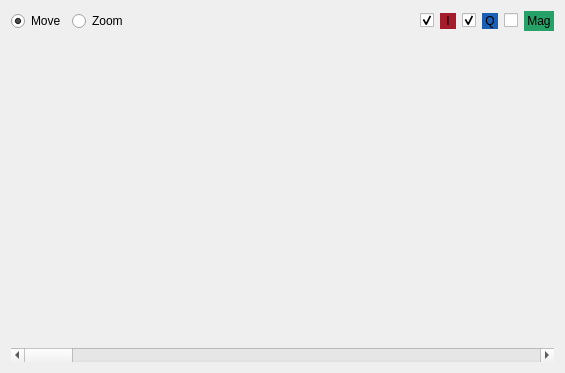
<?xml version="1.0" encoding="UTF-8"?>
<ui version="4.0">
 <class>SignalViewWidget</class>
 <widget class="QWidget" name="SignalViewWidget">
  <property name="geometry">
   <rect>
    <x>0</x>
    <y>0</y>
    <width>565</width>
    <height>373</height>
   </rect>
  </property>
  <property name="sizePolicy">
   <sizepolicy hsizetype="Expanding" vsizetype="Expanding">
    <horstretch>0</horstretch>
    <verstretch>0</verstretch>
   </sizepolicy>
  </property>
  <property name="windowTitle">
   <string>Form</string>
  </property>
  <layout class="QVBoxLayout" name="verticalLayout">
   <item>
    <layout class="QVBoxLayout" name="verticalLayout_2">
     <item>
      <layout class="QHBoxLayout" name="horizontalLayout_2">
       <item>
        <widget class="QRadioButton" name="radioButton_2">
         <property name="text">
          <string>Move</string>
         </property>
         <property name="checked">
          <bool>true</bool>
         </property>
        </widget>
       </item>
       <item>
        <widget class="QRadioButton" name="radioButton">
         <property name="text">
          <string>Zoom</string>
         </property>
        </widget>
       </item>
       <item>
        <spacer name="horizontalSpacer">
         <property name="orientation">
          <enum>Qt::Horizontal</enum>
         </property>
         <property name="sizeHint" stdset="0">
          <size>
           <width>40</width>
           <height>20</height>
          </size>
         </property>
        </spacer>
       </item>
       <item>
        <widget class="QCheckBox" name="checkBoxI">
         <property name="autoFillBackground">
          <bool>false</bool>
         </property>
         <property name="text">
          <string/>
         </property>
         <property name="checked">
          <bool>true</bool>
         </property>
        </widget>
       </item>
       <item>
        <widget class="QLabel" name="label_2">
         <property name="minimumSize">
          <size>
           <width>16</width>
           <height>16</height>
          </size>
         </property>
         <property name="maximumSize">
          <size>
           <width>16</width>
           <height>16</height>
          </size>
         </property>
         <property name="autoFillBackground">
          <bool>false</bool>
         </property>
         <property name="styleSheet">
          <string notr="true">background-color: rgb(165, 29, 45);</string>
         </property>
         <property name="text">
          <string>I</string>
         </property>
         <property name="alignment">
          <set>Qt::AlignCenter</set>
         </property>
        </widget>
       </item>
       <item>
        <widget class="QCheckBox" name="checkBoxQ">
         <property name="text">
          <string/>
         </property>
         <property name="checked">
          <bool>true</bool>
         </property>
        </widget>
       </item>
       <item>
        <widget class="QLabel" name="label_3">
         <property name="minimumSize">
          <size>
           <width>16</width>
           <height>16</height>
          </size>
         </property>
         <property name="maximumSize">
          <size>
           <width>16</width>
           <height>16</height>
          </size>
         </property>
         <property name="styleSheet">
          <string notr="true">background-color: rgb(26, 95, 180);</string>
         </property>
         <property name="text">
          <string>Q</string>
         </property>
         <property name="alignment">
          <set>Qt::AlignCenter</set>
         </property>
        </widget>
       </item>
       <item>
        <widget class="QCheckBox" name="checkBoxMag">
         <property name="text">
          <string/>
         </property>
        </widget>
       </item>
       <item>
        <widget class="QLabel" name="label_4">
         <property name="minimumSize">
          <size>
           <width>0</width>
           <height>16</height>
          </size>
         </property>
         <property name="styleSheet">
          <string notr="true">background-color: rgb(38, 162, 105);</string>
         </property>
         <property name="text">
          <string> Mag </string>
         </property>
        </widget>
       </item>
      </layout>
     </item>
     <item>
      <widget class="SignalPlotWidget" name="plotWidget" native="true">
       <property name="sizePolicy">
        <sizepolicy hsizetype="Expanding" vsizetype="Expanding">
         <horstretch>0</horstretch>
         <verstretch>0</verstretch>
        </sizepolicy>
       </property>
      </widget>
     </item>
     <item>
      <layout class="QHBoxLayout" name="horizontalLayout_3">
       <item>
        <widget class="QScrollBar" name="signalScrollBar">
         <property name="orientation">
          <enum>Qt::Horizontal</enum>
         </property>
        </widget>
       </item>
      </layout>
     </item>
    </layout>
   </item>
  </layout>
 </widget>
 <customwidgets>
  <customwidget>
   <class>SignalPlotWidget</class>
   <extends>QWidget</extends>
   <header>widgets/signalplotwidget.h</header>
   <container>1</container>
  </customwidget>
 </customwidgets>
 <resources/>
 <connections>
  <connection>
   <sender>checkBoxI</sender>
   <signal>clicked(bool)</signal>
   <receiver>SignalViewWidget</receiver>
   <slot>plotReal(bool)</slot>
   <hints>
    <hint type="sourcelabel">
     <x>423</x>
     <y>19</y>
    </hint>
    <hint type="destinationlabel">
     <x>690</x>
     <y>197</y>
    </hint>
   </hints>
  </connection>
  <connection>
   <sender>checkBoxQ</sender>
   <signal>clicked(bool)</signal>
   <receiver>SignalViewWidget</receiver>
   <slot>plotImag(bool)</slot>
   <hints>
    <hint type="sourcelabel">
     <x>465</x>
     <y>20</y>
    </hint>
    <hint type="destinationlabel">
     <x>748</x>
     <y>180</y>
    </hint>
   </hints>
  </connection>
  <connection>
   <sender>checkBoxMag</sender>
   <signal>clicked(bool)</signal>
   <receiver>SignalViewWidget</receiver>
   <slot>plotAbs(bool)</slot>
   <hints>
    <hint type="sourcelabel">
     <x>510</x>
     <y>22</y>
    </hint>
    <hint type="destinationlabel">
     <x>697</x>
     <y>141</y>
    </hint>
   </hints>
  </connection>
  <connection>
   <sender>signalScrollBar</sender>
   <signal>valueChanged(int)</signal>
   <receiver>SignalViewWidget</receiver>
   <slot>changeRange(int)</slot>
   <hints>
    <hint type="sourcelabel">
     <x>298</x>
     <y>349</y>
    </hint>
    <hint type="destinationlabel">
     <x>904</x>
     <y>310</y>
    </hint>
   </hints>
  </connection>
  <connection>
   <sender>signalScrollBar</sender>
   <signal>sliderPressed()</signal>
   <receiver>SignalViewWidget</receiver>
   <slot>changeViewRangeSize()</slot>
   <hints>
    <hint type="sourcelabel">
     <x>60</x>
     <y>361</y>
    </hint>
    <hint type="destinationlabel">
     <x>842</x>
     <y>241</y>
    </hint>
   </hints>
  </connection>
  <connection>
   <sender>radioButton_2</sender>
   <signal>toggled(bool)</signal>
   <receiver>SignalViewWidget</receiver>
   <slot>moveMode(bool)</slot>
   <hints>
    <hint type="sourcelabel">
     <x>50</x>
     <y>21</y>
    </hint>
    <hint type="destinationlabel">
     <x>287</x>
     <y>576</y>
    </hint>
   </hints>
  </connection>
  <connection>
   <sender>radioButton</sender>
   <signal>toggled(bool)</signal>
   <receiver>SignalViewWidget</receiver>
   <slot>zoomMode(bool)</slot>
   <hints>
    <hint type="sourcelabel">
     <x>100</x>
     <y>22</y>
    </hint>
    <hint type="destinationlabel">
     <x>814</x>
     <y>190</y>
    </hint>
   </hints>
  </connection>
 </connections>
 <slots>
  <slot>plotReal(bool)</slot>
  <slot>plotImag(bool)</slot>
  <slot>plotAbs(bool)</slot>
  <slot>changeRange(int)</slot>
  <slot>changeViewRangeSize()</slot>
  <slot>moveMode(bool)</slot>
  <slot>zoomMode(bool)</slot>
 </slots>
</ui>
